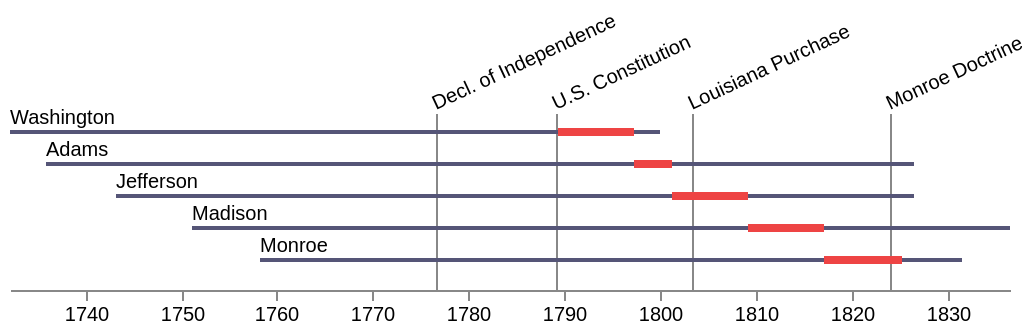

Write a Vega-Lite specification for this figure.
### Vega specification from a JSON file in a GitHub repository (floating-point values rounded to 4 significant figures)
{"$schema": "https://vega.github.io/schema/vega/v4.json", "width": 500, "height": 80, "padding": 5, "data": [{"name": "people", "values": [{"label": "Washington", "born": -7506057600000, "died": -5366196000000, "enter": -5701424400000, "leave": -5453884800000}, {"label": "Adams", "born": -7389766800000, "died": -4528285200000, "enter": -5453884800000, "leave": -5327740800000}, {"label": "Jefferson", "born": -7154586000000, "died": -4528285200000, "enter": -5327740800000, "leave": -5075280000000}, {"label": "Madison", "born": -6904544400000, "died": -4213184400000, "enter": -5075280000000, "leave": -4822819200000}, {"label": "Monroe", "born": -6679904400000, "died": -4370518800000, "enter": -4822819200000, "leave": -4570358400000}]}, {"name": "events", "format": {"type": "json", "parse": {"when": "date"}}, "values": [{"name": "Decl. of Independence", "when": "July 4, 1776"}, {"name": "U.S. Constitution", "when": "3/4/1789"}, {"name": "Louisiana Purchase", "when": "April 30, 1803"}, {"name": "Monroe Doctrine", "when": "Dec 2, 1823"}]}], "scales": [{"name": "yscale", "type": "band", "range": [0, {"signal": "height"}], "domain": {"data": "people", "field": "label"}}, {"name": "xscale", "type": "time", "range": "width", "round": true, "domain": {"data": "people", "fields": ["born", "died"]}}], "axes": [{"orient": "bottom", "scale": "xscale", "format": "%Y"}], "marks": [{"type": "text", "from": {"data": "events"}, "encode": {"enter": {"x": {"scale": "xscale", "field": "when"}, "y": {"value": -10}, "angle": {"value": -25}, "fill": {"value": "#000"}, "text": {"field": "name"}, "fontSize": {"value": 10}}}}, {"type": "rect", "from": {"data": "events"}, "encode": {"enter": {"x": {"scale": "xscale", "field": "when"}, "y": {"value": -8}, "width": {"value": 1}, "height": {"field": {"group": "height"}, "offset": 8}, "fill": {"value": "#888"}}}}, {"type": "text", "from": {"data": "people"}, "encode": {"enter": {"x": {"scale": "xscale", "field": "born"}, "y": {"scale": "yscale", "field": "label", "offset": -3}, "fill": {"value": "#000"}, "text": {"field": "label"}, "fontSize": {"value": 10}}}}, {"type": "rect", "from": {"data": "people"}, "encode": {"enter": {"x": {"scale": "xscale", "field": "born"}, "x2": {"scale": "xscale", "field": "died"}, "y": {"scale": "yscale", "field": "label"}, "height": {"value": 2}, "fill": {"value": "#557"}}}}, {"type": "rect", "from": {"data": "people"}, "encode": {"enter": {"x": {"scale": "xscale", "field": "enter"}, "x2": {"scale": "xscale", "field": "leave"}, "y": {"scale": "yscale", "field": "label", "offset": -1}, "height": {"value": 4}, "fill": {"value": "#e44"}}}}]}
